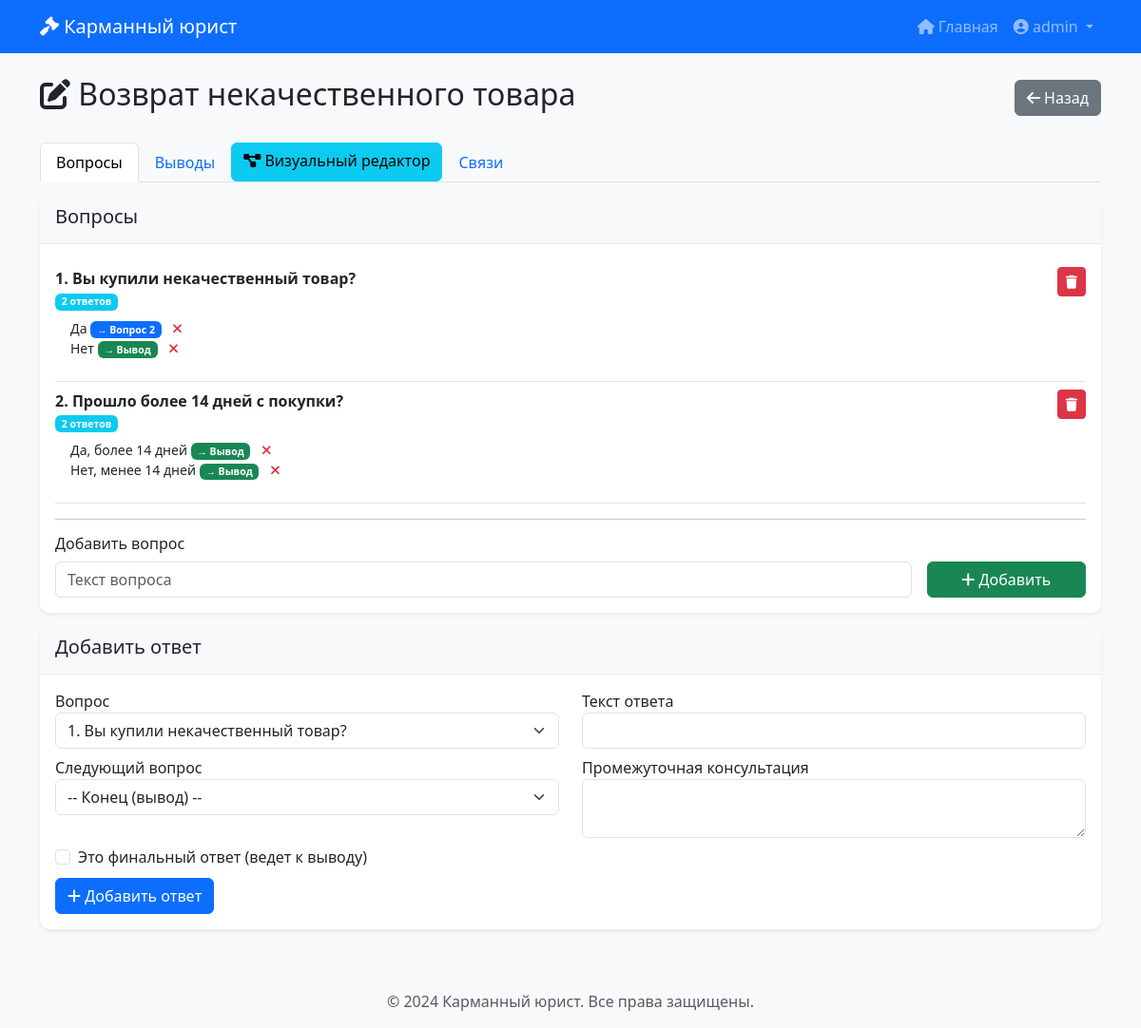
The app's page /admin-questionnaire/9/ (signed in) with its own data.
### core/models.py (models this page shows, shortened)
class Questionnaire(models.Model):
    direction = models.ForeignKey(
        LegalDirection,
        on_delete=models.CASCADE,
        verbose_name='Направление',
        related_name='questionnaires'
    )
    name = models.CharField('Название опросника', max_length=200)
    description = models.TextField('Описание', blank=True)
    is_active = models.BooleanField('Активен', default=True)
    workflow = models.JSONField('Визуальный алгоритм', default=dict, blank=True)
    created_at = models.DateTimeField('Дата создания', auto_now_add=True)
    updated_at = models.DateTimeField('Дата обновления', auto_now=True)
    views_count = models.PositiveIntegerField('Просмотров', default=0)  # Добавить
    completions_count = models.PositiveIntegerField('Завершений', default=0)
    class Meta:
        verbose_name = 'Опросник'
        verbose_name_plural = 'Опросники'
        ordering = ['-created_at']

class Question(models.Model):
    questionnaire = models.ForeignKey(
        Questionnaire,
        on_delete=models.CASCADE,
        verbose_name='Опросник',
        related_name='questions'
    )
    order = models.PositiveIntegerField('Порядковый номер')
    text = models.TextField('Текст вопроса')
    help_text = models.TextField('Подсказка', blank=True, help_text='Дополнительная информация к вопросу')
    is_required = models.BooleanField('Обязательный', default=True)
    created_at = models.DateTimeField('Дата создания', auto_now_add=True)
    class Meta:
        verbose_name = 'Вопрос'
        verbose_name_plural = 'Вопросы'
        ordering = ['order']
        unique_together = ['questionnaire', 'order']

class Answer(models.Model):
    ANSWER_TYPES = [
        ('single', 'Одиночный выбор'),
        ('multiple', 'Множественный выбор'),
    ]
    question = models.ForeignKey(
        Question,
        on_delete=models.CASCADE,
        verbose_name='Вопрос',
        related_name='answers'
    )
    text = models.CharField('Текст ответа', max_length=200)
    answer_type = models.CharField('Тип ответа', max_length=10, choices=ANSWER_TYPES, default='single')
    intermediate_text = models.TextField(
        'Промежуточная консультация',
        help_text='Показывается пользователю сразу после выбора ответа'
    )
    next_question = models.ForeignKey(
        Question,
        on_delete=models.SET_NULL,
        null=True,
        blank=True,
        related_name='previous_answers',
        verbose_name='Следующий вопрос'
    )
    order = models.PositiveIntegerField('Порядок', default=0)
    is_final = models.BooleanField('Финальный ответ (ведет к выводу)', default=False)
    class Meta:
        verbose_name = 'Вариант ответа'
        verbose_name_plural = 'Варианты ответов'
        ordering = ['order']

### core/views.py (the view, shortened to what this page needs)
# urls.py: path('admin-questionnaire/<int:q_id>/', views.admin_questionnaire, name='admin_questionnaire'),
@login_required
def admin_questionnaire(request, q_id):
    questionnaire = get_object_or_404(Questionnaire, id=q_id)
    questions = Question.objects.filter(questionnaire=questionnaire).order_by('order')
    conclusions = Conclusion.objects.filter(questionnaire=questionnaire).order_by('order')
    all_questions = questions
    context = {
        'questionnaire': questionnaire,
        'questions': questions,
        'conclusions': conclusions,
        'all_questions': all_questions,
    }
    return render(request, 'admin/questionnaire_edit.html', context)

### core/templates/admin/questionnaire_edit.html (shortened to what this page needs)
{% extends 'base.html' %}
{% block content %}
<div class="container mt-4">
    <div class="d-flex justify-content-between align-items-center mb-4">
        <h2><i class="fas fa-edit"></i> {{ questionnaire.name }}</h2>
        <div>
            <a href="{% url 'core:admin_dashboard' %}" class="btn btn-secondary">
                <i class="fas fa-arrow-left"></i> Назад
            </a>
        </div>
    </div>
    <ul class="nav nav-tabs" role="tablist">
        <li class="nav-item">
            <a class="nav-link active" data-bs-toggle="tab" href="#questions">Вопросы</a>
        </li>
        <li class="nav-item">
            <a class="nav-link" data-bs-toggle="tab" href="#conclusions">Выводы</a>
        </li>
        <a href="{% url 'core:visual_editor' questionnaire.id %}" class="btn btn-info">
    <i class="fas fa-project-diagram"></i> Визуальный редактор
</a>
        <li class="nav-item">
            <a class="nav-link" data-bs-toggle="tab" href="#links">Связи</a>
        </li>
    </ul>
    <div class="tab-content mt-3">
        <div id="questions" class="tab-pane fade show active">
            <div class="card">
                <div class="card-header">
                    <h5>Вопросы</h5>
                </div>
                <div class="card-body">
                    {% for question in questions %}
                    <div class="question-item border-bottom py-2">
                        <div class="d-flex justify-content-between align-items-start">
                            <div>
                                <strong>{{ question.order }}. {{ question.text }}</strong>
                                <div class="text-muted small">
                                    <span class="badge bg-info">{{ question.answers.count }} ответов</span>
                                </div>
                                <ul class="list-unstyled ms-3 mt-2">
                                    {% for answer in question.answers.all %}
                                    <li class="small">
                                        {{ answer.text }}
                                        {% if answer.is_final %}
                                        <span class="badge bg-success">→ Вывод</span>
                                        {% elif answer.next_question %}
                                        <span class="badge bg-primary">→ Вопрос {{ answer.next_question.order }}</span>
                                        {% else %}
                                        <span class="badge bg-secondary">Нет связи</span>
                                        {% endif %}
                                        <a href="{% url 'core:admin_delete_answer' answer.id %}"
                                           class="text-danger ms-2"
                                           onclick="return confirm('Удалить ответ?')">
                                            <i class="fas fa-times"></i>
                                        </a>
                                    </li>
                                    {% endfor %}
                                </ul>
                            </div>
                            <div>
                                <a href="{% url 'core:admin_delete_question' question.id %}"
                                   class="btn btn-sm btn-danger"
                                   onclick="return confirm('Удалить вопрос?')">
                                    <i class="fas fa-trash"></i>
                                </a>
                            </div>
                        </div>
                    </div>
                    {% empty %}
                    <p class="text-muted">Нет вопросов</p>
                    {% endfor %}
                    <hr>
                    <h6>Добавить вопрос</h6>
                    <form method="post" class="row g-3">
                        <div class="col-md-10">
                            <input type="text" name="question_text" class="form-control" placeholder="Текст вопроса" required>
                        </div>
                        <div class="col-md-2">
                            <button type="submit" name="action" value="add_question" class="btn btn-success w-100">
                                <i class="fas fa-plus"></i> Добавить
                            </button>
                        </div>
                    </form>
                </div>
            </div>
            <div class="card mt-3">
                <div class="card-header">
                    <h5>Добавить ответ</h5>
                </div>
                <div class="card-body">
                    <form method="post">
                        <div class="row">
                            <div class="col-md-6">
                                <label>Вопрос</label>
                                <select name="question_id" class="form-select" required>
                                    {% for q in questions %}
                                    <option value="{{ q.id }}">{{ q.order }}. {{ q.text|truncatechars:50 }}</option>
                                    {% endfor %}
                                </select>
                            </div>
                            <div class="col-md-6">
                                <label>Текст ответа</label>
                                <input type="text" name="answer_text" class="form-control" required>
                            </div>
                        </div>
                        <div class="row mt-2">
                            <div class="col-md-6">
                                <label>Следующий вопрос</label>
                                <select name="next_question" class="form-select">
                                    <option value="">-- Конец (вывод) --</option>
                                </select>
                            </div>
                            <div class="col-md-6">
                                <label>Промежуточная консультация</label>
                                <textarea name="intermediate_text" class="form-control" rows="2"></textarea>
                            </div>
                        </div>
                        <div class="row mt-2">
                            <div class="col-md-6">
                                <div class="form-check">
                                    <input type="checkbox" name="is_final" class="form-check-input" id="isFinal">
                                    <label class="form-check-label" for="isFinal">Это финальный ответ (ведет к выводу)</label>
                                </div>
                            </div>
                        </div>
                        <div class="mt-2">
                            <button type="submit" name="action" value="add_answer" class="btn btn-primary">
                                <i class="fas fa-plus"></i> Добавить ответ
                            </button>
                        </div>
                    </form>
                </div>
            </div>
        </div>
    </div>
</div>
{% endblock %}

### core/templates/base.html (shortened to what this page needs)
<!DOCTYPE html>
<html lang="ru">
<head>
    <link href="https://cdn.jsdelivr.net/npm/bootstrap@5.3.0/dist/css/bootstrap.min.css" rel="stylesheet">
    <link rel="stylesheet" href="https://cdnjs.cloudflare.com/ajax/libs/font-awesome/6.4.0/css/all.min.css">
    {% load static %}
    <link rel="stylesheet" href="{% static 'css/style.css' %}">
</head>
<body>
    <nav class="navbar navbar-expand-lg navbar-dark bg-primary">
        <div class="container">
            <a class="navbar-brand" href="{% url 'core:user_select_problem' %}">
                <i class="fas fa-gavel"></i> Карманный юрист
            </a>
            <div class="collapse navbar-collapse" id="navbarNav">
                <ul class="navbar-nav ms-auto">
                    <li class="nav-item">
                        <a class="nav-link" href="{% url 'core:user_select_problem' %}">
                            <i class="fas fa-home"></i> Главная
                        </a>
                    </li>
                    {% if user.is_authenticated %}
                        <li class="nav-item dropdown">
                            <a class="nav-link dropdown-toggle" href="#" id="userDropdown" role="button" data-bs-toggle="dropdown">
                                <i class="fas fa-user-circle"></i> {{ user.username }}
                            </a>
                        </li>
                    {% else %}
                        <li class="nav-item">
                            <a class="nav-link" href="{% url 'core:admin_login' %}">
                                <i class="fas fa-user-cog"></i> Админ
                            </a>
                        </li>
                    {% endif %}
                </ul>
            </div>
        </div>
    </nav>
    <main>
        {% block content %}{% endblock %}
    </main>
    <footer class="bg-light text-center text-muted py-3 mt-5">
        <div class="container">
            <p class="mb-0">&copy; 2024 Карманный юрист. Все права защищены.</p>
        </div>
    </footer>
</body>
</html>

### core/static/css/style.css (style rules this page uses)
body { font-family: 'Segoe UI', Tahoma, Geneva, Verdana, sans-serif; background-color: #f8f9fa; }
.card { box-shadow: 0 0.125rem 0.25rem rgba(0, 0, 0, 0.075); border: none; border-radius: 10px; }
.card-header { background-color: #f8f9fa; border-bottom: 1px solid #e9ecef; }
.question-item { transition: background-color 0.2s; }

### records on screen
Questionnaire: name "Возврат некачественного товара"
Question: order "1", text "Вы купили некачественный товар?", answers.count "2"
Answer: text "Да", next_question.order "2"
Answer: text "Нет", is_final "→ Вывод"
Question: order "2", text "Прошло более 14 дней с покупки?", answers.count "2"
Answer: text "Да, более 14 дней", is_final "→ Вывод"
Answer: text "Нет, менее 14 дней", is_final "→ Вывод"

### other values on screen
{{ user.username }} "admin"
form field question_id "1. Вы купили некачественный товар?"
